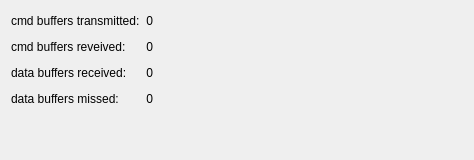
          <widget class="QWidget" name="statusStatisticsTab">
           <attribute name="title">
            <string>Statistics</string>
           </attribute>
           <layout class="QGridLayout" name="gridLayout_10">
            <item row="3" column="1">
             <widget class="QLabel" name="dataMissed">
              <property name="text">
               <string>0</string>
              </property>
              <property name="alignment">
               <set>Qt::AlignRight|Qt::AlignTrailing|Qt::AlignVCenter</set>
              </property>
             </widget>
            </item>
            <item row="2" column="0">
             <widget class="QLabel" name="textLabel17">
              <property name="text">
               <string>data buffers received:</string>
              </property>
              <property name="wordWrap">
               <bool>false</bool>
              </property>
             </widget>
            </item>
            <item row="0" column="0">
             <widget class="QLabel" name="textLabel16">
              <property name="text">
               <string>cmd buffers transmitted:</string>
              </property>
              <property name="wordWrap">
               <bool>false</bool>
              </property>
             </widget>
            </item>
            <item row="2" column="1">
             <widget class="QLabel" name="dataRx">
              <property name="text">
               <string>0</string>
              </property>
              <property name="alignment">
               <set>Qt::AlignRight|Qt::AlignTrailing|Qt::AlignVCenter</set>
              </property>
              <property name="wordWrap">
               <bool>false</bool>
              </property>
             </widget>
            </item>
            <item row="0" column="2">
             <spacer name="horizontalSpacer_3">
              <property name="orientation">
               <enum>Qt::Horizontal</enum>
              </property>
              <property name="sizeHint" stdset="0">
               <size>
                <width>310</width>
                <height>20</height>
               </size>
              </property>
             </spacer>
            </item>
            <item row="1" column="0">
             <widget class="QLabel" name="textLabel15">
              <property name="text">
               <string>cmd buffers reveived:</string>
              </property>
              <property name="wordWrap">
               <bool>false</bool>
              </property>
             </widget>
            </item>
            <item row="1" column="1">
             <widget class="QLabel" name="cmdRx">
              <property name="text">
               <string>0</string>
              </property>
              <property name="alignment">
               <set>Qt::AlignRight|Qt::AlignTrailing|Qt::AlignVCenter</set>
              </property>
              <property name="wordWrap">
               <bool>false</bool>
              </property>
             </widget>
            </item>
            <item row="0" column="1">
             <widget class="QLabel" name="cmdTx">
              <property name="text">
               <string>0</string>
              </property>
              <property name="alignment">
               <set>Qt::AlignRight|Qt::AlignTrailing|Qt::AlignVCenter</set>
              </property>
              <property name="wordWrap">
               <bool>false</bool>
              </property>
             </widget>
            </item>
            <item row="3" column="0">
             <widget class="QLabel" name="label_4">
              <property name="text">
               <string>data buffers missed:</string>
              </property>
             </widget>
            </item>
            <item row="4" column="0">
             <spacer name="verticalSpacer_5">
              <property name="orientation">
               <enum>Qt::Vertical</enum>
              </property>
              <property name="sizeHint" stdset="0">
               <size>
                <width>20</width>
                <height>40</height>
               </size>
              </property>
             </spacer>
            </item>
            <item row="1" column="2">
             <spacer name="horizontalSpacer_4">
              <property name="orientation">
               <enum>Qt::Horizontal</enum>
              </property>
              <property name="sizeHint" stdset="0">
               <size>
                <width>40</width>
                <height>20</height>
               </size>
              </property>
             </spacer>
            </item>
            <item row="2" column="2">
             <spacer name="horizontalSpacer_5">
              <property name="orientation">
               <enum>Qt::Horizontal</enum>
              </property>
              <property name="sizeHint" stdset="0">
               <size>
                <width>40</width>
                <height>20</height>
               </size>
              </property>
             </spacer>
            </item>
            <item row="3" column="2">
             <spacer name="horizontalSpacer_6">
              <property name="orientation">
               <enum>Qt::Horizontal</enum>
              </property>
              <property name="sizeHint" stdset="0">
               <size>
                <width>40</width>
                <height>20</height>
               </size>
              </property>
             </spacer>
            </item>
           </layout>
          </widget>
